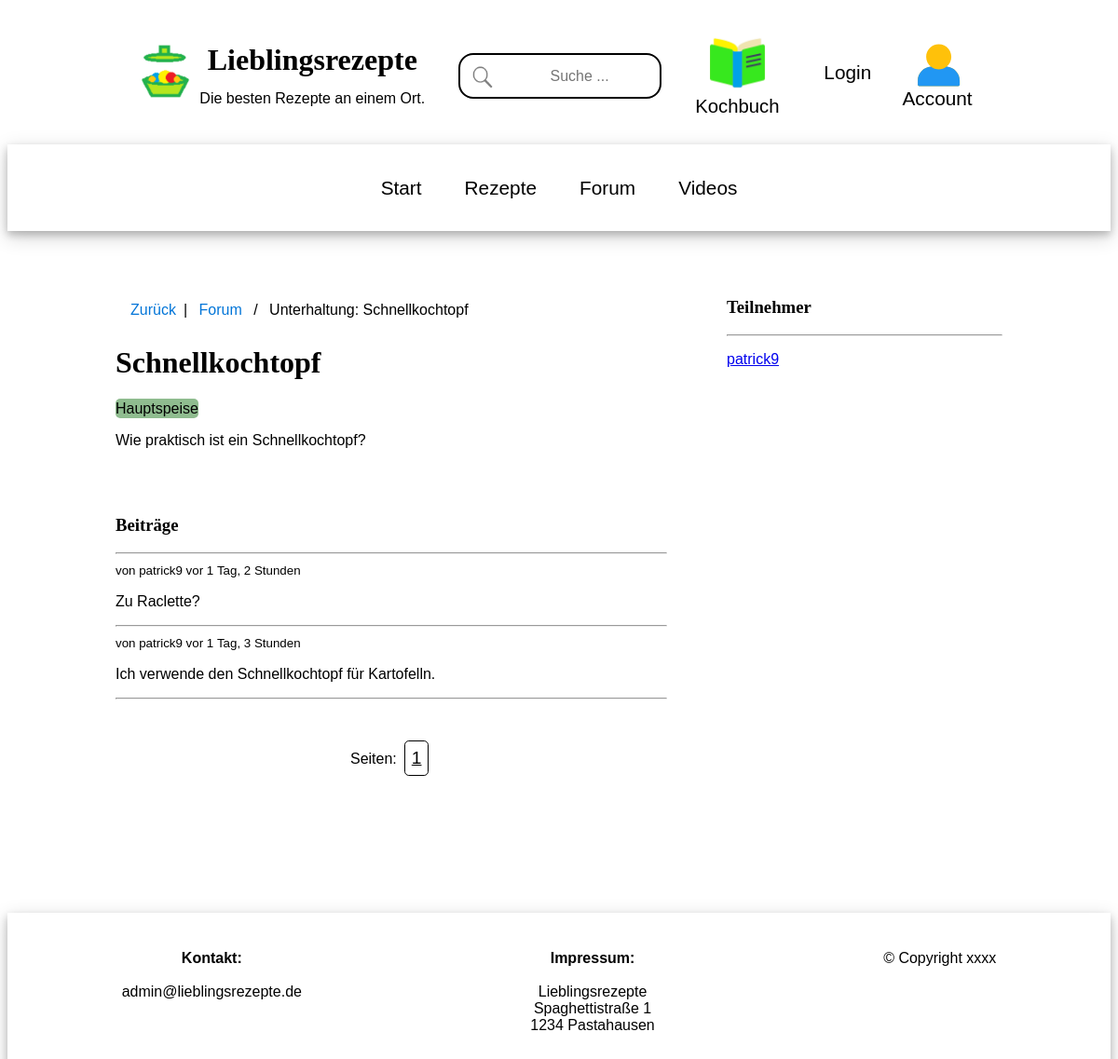
The page /forum/room/2/ on the database its author committed.
### forum_app/models.py (models this page shows, shortened)
class Room(models.Model):
    host = models.ForeignKey(User, on_delete=models.SET_NULL, null=True)
    topic = models.ForeignKey(Topic, on_delete=models.SET_NULL, null=True)
    name = models.CharField(max_length=200)
    description = models.TextField(null=True, blank=True)
    participants = models.ManyToManyField(
        User, related_name='participants', blank=True)
    updated = models.DateTimeField(auto_now=True)
    created = models.DateTimeField(auto_now_add=True)
    class Meta:
        ordering = ['-updated', '-created']

class Message(models.Model):
    user = models.ForeignKey(User, on_delete=models.CASCADE)
    room = models.ForeignKey(Room, on_delete=models.CASCADE)
    body = models.TextField()
    updated = models.DateTimeField(auto_now=True)
    created = models.DateTimeField(auto_now_add=True)
    class Meta:
        ordering = ['-updated', '-created']

### recipes_app/models.py (models this page shows, shortened)
class Topic(models.Model):
    name = models.CharField(max_length=200, unique=True)
    class Meta:
        ordering = ['name']

### user_app/models.py (models this page shows)
class User(AbstractUser):
    name = models.CharField(max_length=200, null=True)
    email = models.EmailField(unique=True, null=True)
    biography = models.TextField(null=True)
    user_image = models.ImageField(null=True, default="users/avatar.jpg", upload_to="users")
    updated = models.DateTimeField(auto_now=True)
    created = models.DateTimeField(auto_now_add=True)
    USERNAME_FIELD = 'email'
    REQUIRED_FIELDS = ['username']

### forum_app/views.py (the view, shortened to what this page needs)
# urls.py: path('room/<str:pk>/', views.room, name="room"),
def room(request, pk):
    room = Room.objects.get(id=pk)
    room_messages = room.message_set.all()
    participants = room.participants.all()
    pgNr = int(request.GET.get('pgNr')) if request.GET.get('pgNr') is not None else 0
    pgShow = 100
    page_size = max(min(int(pgShow), 10), 200)
    page_choices = 10
    browser = Pagination(room_messages.count(), page_size, number_page_choices=page_choices)
    pgNr = browser.valid_page(pgNr)
    num_pages = browser.number_of_pages
    room_messages_page = browser.get_items_for_page(room_messages, pgNr)
    browser_context = browser.make_page_browser(pgNr)
    context = {'room': room, 'room_messages': room_messages_page,
               'participants': participants}
    context.update(browser_context)
    return render(request, 'forum_app/room.html', context)

### forum_app/pagination.py (called while the page is built)
    def valid_page(self, page_index: int):
        if self.number_of_pages <= 0:
            return 0
        return min(max(0, page_index), self.number_of_pages - 1)

    def get_items_for_page(self, list_of_items, page_index: int):
        if self.number_of_pages <= 0:
            return []
        return list_of_items[page_index*self.items_per_page:(page_index+1)*self.items_per_page]

### forum_app/templates/forum_app/room.html (shortened to what this page needs)
{% extends 'main.html' %}
{% block content %}
<div class="main-container">
    <div class="main-middle-column">
        <ul class="breadcrumb">
          <li><a href="{{request.META.HTTP_REFERER}}">Zurück</a></li>
          <li><a href="{% url 'rooms' %}">Forum</a></li>
          <li>Unterhaltung: {{room.name}} </li>
        </ul>
            <div>
                <h1>{{room.name}}</h1>
                <p><span class="span_green">{{room.topic.name}}</span></p>
                <p>{{room.description}}</p>
                <br><br>
                <div class="comment-wrapper">
                    <h3>Beiträge</h3>
                    <hr>
                    {% for message in room_messages %}
                    <div>
                        <small>von {{message.user.username}} vor {{message.created|timesince}} </small>
                        <p>{{message.body}}</p>
                        <hr>
                    </div>
                    {% endfor %}
                </div>
            </div>
        <div class="card">
        <div class="grid-option" style="text-align:center;">
        <form method="GET" action="">
            Seiten:
            <span class="button-display"><u>{{page_browser_current_index|add:"1"}}</u></span>
        </form>
        </div>
    </div>
    </div>
    <div class="main-right-column">
            <div>
                <h3>Teilnehmer</h3>
                <hr>
                <p>
                {% for user in participants %}
                    <a href="{% url 'user-profile' user.id %}"><span>{{user.username}}</span></a>
                {% endfor %}
                </p>
            </div>
    </div>
</div>
{% endblock %}

### static/styles/main.css (style rules this page uses)
* { box-sizing: border-box; }
body { font-family: Verdana, sans-serif; font-size: 16px; background-color: white; }
h1, h2, h3, h4, h5, h6 { font-family: Georgia, serif; }
.main-container { display: flex; flex-flow: row wrap; justify-content: center; width: 100%; clear: after; margin-top: 1.25em; }
.main-middle-column { width: 50%; max-width: 200em; margin: 2em; }
.main-right-column { width: 25%; max-width: 100em; margin: 2em; }
.card { box-sizing: border-box; background-color: white; border-radius: 10px; border-style: none; margin-top: 2.5em; margin-bottom: 4em; }
.grid-option { margin: 1em; }
button, input[type=submit], input[type=url], textarea, input[type=password], input[type=email], input[type=number], input[type=text], select, .button-like, .button-display { background-color: white; display: inline-block; padding: 0.35em; border: solid; font-size: 1.2em; border-width: 0.1em; border-radius: 0.25em; margin: 0.2em; border-color: black; text-decoration: none; color: blacK; }
ul.breadcrumb { padding: 0.5em 1em; list-style: none; background-color: white; }
ul.breadcrumb li { display: inline; font-size: 1em; }
ul.breadcrumb li:not(:first-child)+li:before { padding: 0.5em; color: black; content: "/\00a0"; }
ul.breadcrumb li:first-child:after { padding: 0.5em; color: black; content: "|"; }
ul.breadcrumb li a { color: #0275d8; text-decoration: none; }

### forum_app/templates/forum_app/room.html (style rules this page uses)
.span_green { background-color:#8FBC8F; border-radius: 5px; padding-bottom: 2px; padding-top: 2px; }

### rows shown on the page
Room: name "Schnellkochtopf", topic.name "Hauptspeise", description "Wie praktisch ist ein Schnellkochtopf?"
Message: user.username "patrick9", created "1 Tag, 2 Stunden", body "Zu Raclette?"
Message: user.username "patrick9", created "1 Tag, 3 Stunden", body "Ich verwende den Schnellkochtopf für Kartofelln."
User: username "patrick9"

### other values the page prints
{{ page_browser_current_index|add:"1" }} "1"
